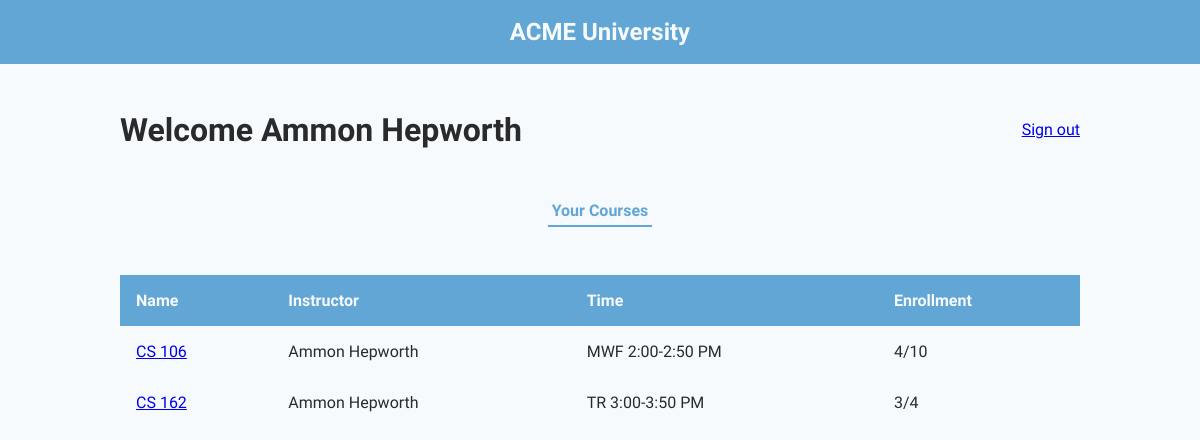
The app's page /instructor/Ammon Hepworth (signed in), older data.
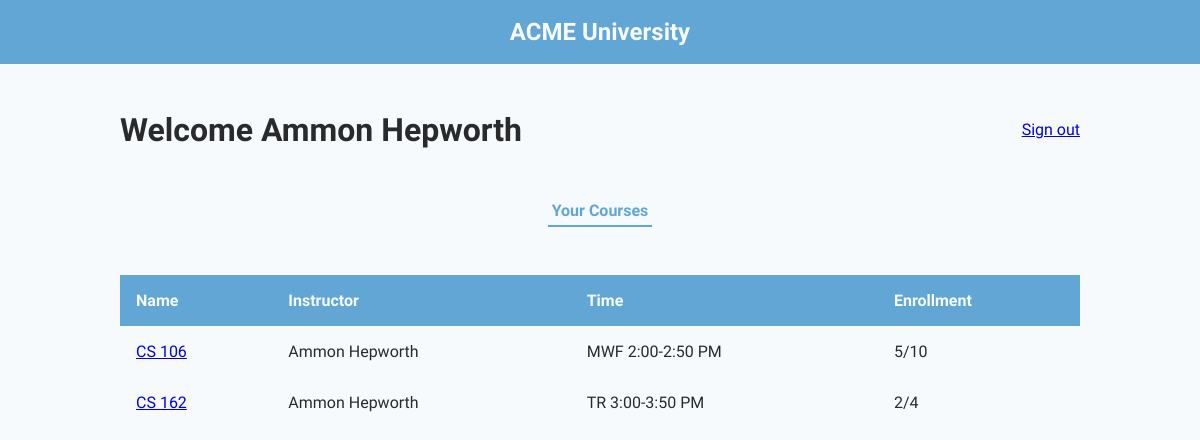
The same page, newer data.
### db.py (models this page shows)
class Teacher(db.Model, UserMixin):
	id = db.Column(db.Integer, primary_key=True)
	name = db.Column(db.String, nullable=False)
	user = db.relationship('User', backref='teacher', uselist=False)

class Course(db.Model, UserMixin):
	id = db.Column(db.Integer, primary_key=True)
	course_name = db.Column(db.String, unique=True, nullable=False)
	teacher_id = db.Column(db.Integer, db.ForeignKey('teacher.id'), nullable=False)
	number_enrolled = db.Column(db.Integer, nullable=False)
	capacity = db.Column(db.Integer, nullable=False)
	time = db.Column(db.String, nullable=False)
	teacher = db.relationship('Teacher', backref=db.backref('teachers', lazy=True))
	students = db.relationship('Enrollment', back_populates='course')

### app.py (the view)
@app.route("/instructor/<name>")
@login_required
def instructor(name):
    instructor_name = name
    tea_data = []
    teaQ = Teacher.query.filter_by(name=instructor_name).first()
    teaQC = Course.query.filter_by(teacher_id = teaQ.id).all()
    for i in range(len(teaQC)):
        temp = {
            'name':teaQC[i].course_name,
            'instructor':instructor_name,
            'time':teaQC[i].time,
            'enrollment':(str(teaQC[i].number_enrolled) + "/" + str(teaQC[i].capacity))
        }
        tea_data.append(temp)
    return render_template("instructor.html", instructor_name = instructor_name, data = tea_data)

### app.py (called while the page is built)
@login.user_loader
def load_user(user_id):
    return User.query.get(user_id)

### templates/instructor.html (shortened to what this page needs)
{% extends "person.html" %}
{% block styles %}
    {{ super() }}
    <link rel="stylesheet" href="{{ url_for('static', filename = 'instructor.css') }}">
{% endblock %}
{% block person_name %}{{ instructor_name }}{% endblock %}
{% block inner_nav_links %}
    <button class="inner-nav-link active-tab">Your Courses</button>
{% endblock %}
{% block data_table_headings %}
    <th>Name</th>
    <th>Instructor</th>
    <th>Time</th>
    <th>Enrollment</th>
{% endblock %}
{% block data_table_body %}
    {% for class in data %}
        <tr>
            <td>
                <a href="{{ url_for('specific_course', name = class.instructor, course = class.name) }}">
                    {{ class.name }}
                </a>
            </td>
            <td>{{ class.instructor }}</td>
            <td>{{ class.time }}</td>
            <td>{{ class.enrollment }}</td>
        </tr>
    {% endfor %}
{% endblock %}

### templates/person.html
{% extends "base.html" %}
{% block styles %}
    {{ super() }}
    <link rel="stylesheet" href="{{ url_for('static', filename = 'person.css') }}">
{% endblock %}
{% block content %}
    <div class="person-container">
        <div class="person-container-top">
            <h1 class="greeting">Welcome {% block person_name %}{% endblock %}</h1>
            <div>
                <a href="{{ url_for('logout') }}">Sign out</a>
            </div>
        </div>
        <div class="person-container-middle">
            <div class="inner-nav-container">
                {% block inner_nav_links%}{% endblock %}
            </div>
        </div>
        <div class="person-container-bottom">
            <table class="data-table">
                <thead class="data-table-head">
                    <tr class="data-table-row headings-row">
                        {% block data_table_headings %}{% endblock %}
                    </tr>
                </thead>
                <tbody class="data-table-body">
                    {% block data_table_body %}{% endblock %}
                </tbody>
            </table>
        </div>
    </div>
{% endblock %}

### templates/base.html (shortened to what this page needs)
<!DOCTYPE html>
<html lang="en">
<head>
    {% block head %}
        {% block styles %}
        <link rel="stylesheet" href="{{ url_for('static', filename = 'base.css') }}">
        {% endblock %}
    {% endblock %}
</head>
<body>
    {% include "navbar.html" %}
    <div class="content">
        {% block content %}{% endblock %}
    </div>
</body>
</html>

### templates/navbar.html (shortened to what this page needs)
{% block navbar %}
<nav class="navbar-container">
    <a class="title">ACME University</a>
</nav>
{% endblock %}

### static/base.css (style rules this page uses)
:root { --bg-color: #F7FAFC; --accent-color: #61A6D4; --primary-text-color: #292A2C; --secondary-text-color: #61A6D4; --tertiary-text-color: #84878B; --quaternary-text-color: #F7FAFC; }
body { margin: 0; padding: 0; width: 100vw; height: 100vh; font-family: 'Source Sans Pro', Arial, Helvetica, sans-serif; background-color: var(--bg-color); color: var(--primary-text-color); position: relative; overflow-x: hidden; }
.content { height: calc(100vh - 4rem); }
.navbar-container { height: 4rem; background-color: var(--accent-color); display: flex; justify-content: center; align-items: center; font-weight: bold; font-size: 1.5rem; color: var(--quaternary-text-color); }

### static/person.css (style rules this page uses)
.content { display: flex; justify-content: center; }
.person-container { width: 80%; display: grid; grid-template-rows: 2fr 1fr 8fr; }
.person-container-top { display: flex; flex-direction: row; justify-content: space-between; align-items: center; }
.person-container-middle { min-height: 5rem; }
.inner-nav-container { display: flex; justify-content: center; align-items: center; }
.inner-nav-link { padding: .35rem .25rem; text-decoration: none; border: none; background-color: transparent; font-family: 'Source Sans Pro', Arial, Helvetica, sans-serif; font-size: 1rem; color: var(--primary-text-color); }
.active-tab { font-weight: 600; color: var(--secondary-text-color); border-bottom: 2px solid var(--accent-color); }
.data-table { width: 100%; border-collapse: collapse; color: var(--quaternary-text-color); }
.headings-row { background-color: var(--accent-color); }
.data-table-row th { text-align: left; padding: 1rem 1rem; }
.data-table-body td { color: var(--primary-text-color); padding: 1rem 1rem; }

Row changes from the older to the newer data that the page shows:
changed Course "CS 106": enrollment "4/10" → "5/10"
changed Course "CS 162": enrollment "3/4" → "2/4"
